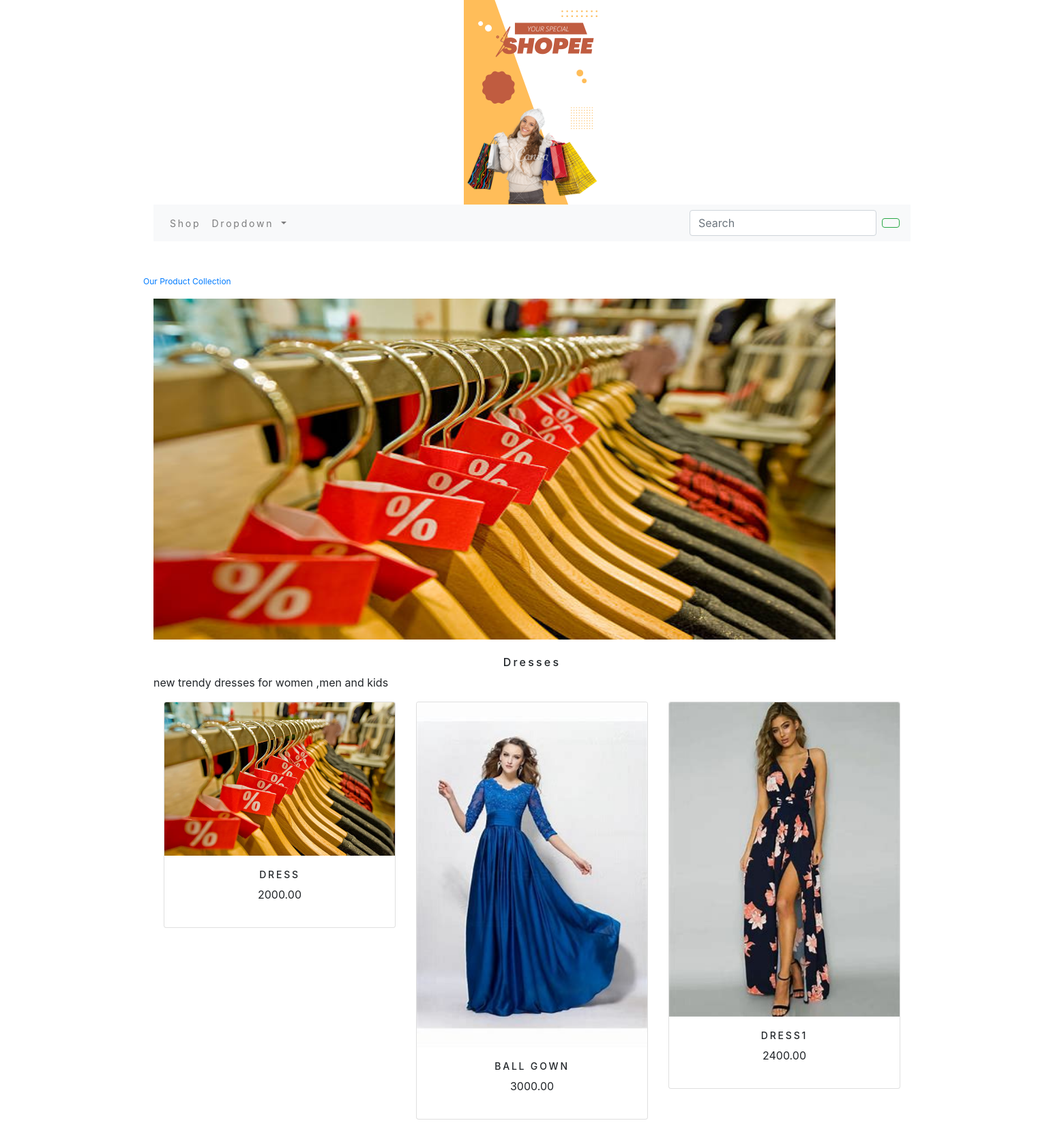
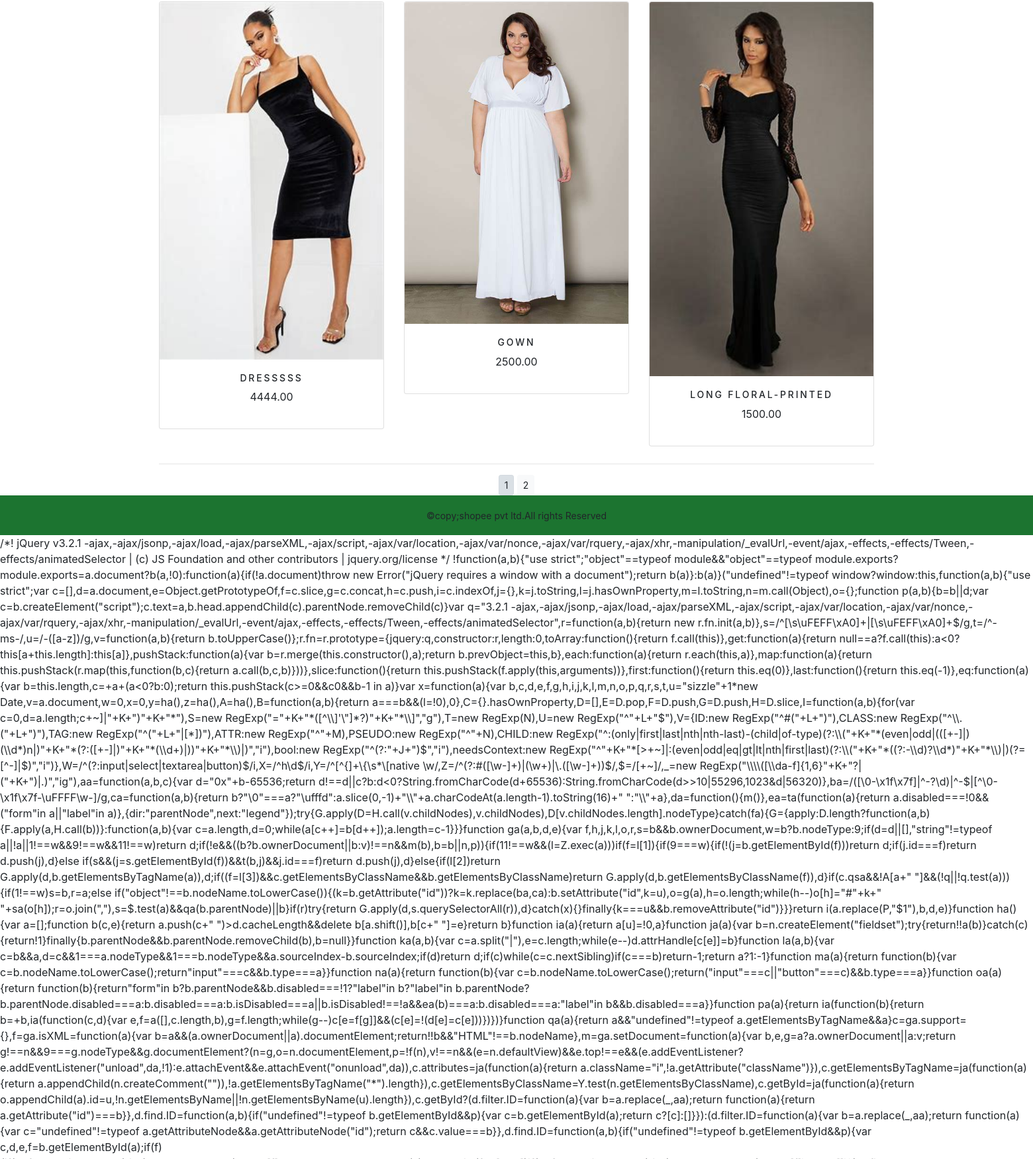
The app's page /shop/dresses/ (upper part) with its own data (2 pictures, top to bottom).
### ecoapp/models.py (models this page shows, shortened)
class Category(models.Model):
    name=models.CharField(max_length=100,unique=True)
    slug=models.SlugField(max_length=250,unique=True)
    description=models.TextField(blank=True)
    image=models.ImageField(upload_to='category',blank=True)
    class Meta:
        ordering=('name',)
        verbose_name='category'
        verbose_name_plural='categories'
    def get_url(self):
        return reverse('ecoapp:products_by_category',args=[self.slug])

class Product(models.Model):
    name = models.CharField(max_length=100, unique=True)
    slug = models.SlugField(max_length=250, unique=True)
    description = models.TextField(blank=True)
    image = models.ImageField(upload_to='product', blank=True)
    price=models.DecimalField(max_digits=10,decimal_places=2)
    category=models.ForeignKey(Category,on_delete=models.CASCADE)
    stock=models.IntegerField()
    available=models.BooleanField(default=True)
    created=models.DateTimeField(auto_now_add=True)
    updated=models.DateTimeField(auto_now=True)
    def get_url(self):
        return reverse('ecoapp:ProdutCategoryDetail',args=[self.category.slug,self.slug])
    class Meta:
        ordering = ('name',)
        verbose_name = 'product'
        verbose_name_plural = 'products'

### ecoapp/views.py (the view)
# urls.py: path('',views.allProCat,name="allProCat"),
def allProCat(request,c_slug=None):
    c_page=None
    products_list=None
    if c_slug != None:
        c_page=get_object_or_404(Category,slug=c_slug)
        products_list=Product.objects.all().filter(category=c_page,available=True)
    else:
        products_list = Product.objects.all().filter(available=True)
    paginator=Paginator(products_list,6)
    try:
        page=int(request.GET.get('page','1'))
    except:
        page=1
    try:
        products=paginator.page(page)
    except (EmptyPage,InvalidPage):
        products=paginator.page(paginator.num_pages)
    return render(request,"category.html",{'category':c_page,'products':products})

### templates/category.html (shortened to what this page needs)
{% extends 'base.html' %}
{% load static %}
{% block content %}
{% if category %}
    <div>
        <div class="row my_row_class">
            <div class="mx_auto">
               <p><a href="{% url 'ecoapp:allProCat' %}">Our Product Collection</a></p>
            </div>
        </div>
    </div>
{% endif %}
 <div class="mx_auto">
    {% if category %}
    <img src="{{ category.image.url }}" alt="{{ category.name }}"width="1000" height="500">
 </div>
        <br>
        <div>
        <h1 class="text-center my_title">{{ category.name }}</h1>
        <p class="text-justify">{{ category.description }}</p>
    </div>
    {% endif %}
    <div class="container">
         <div class="row mx_auto">
             {% for product in products.object_list %}
            <div class="my_bottom_margin col-9 col-sm-12 col-md-4 col-lg-4" >
                <div class="card text-center" style="min-width:18rem ">
                        <a href="{{ product.get_url }}"><img class="card-img-top my_image" src="{{ product.image.url }}" alt="{{product.name}}"></a>
                    <div class="card-body">
                          <h4>{{ product.name }}</h4>
                        <p>{{ product.price }}</p>
                    </div>
                 </div>
            </div>
        {% endfor %}
        </div>
    <div class="mx_auto">
        <hr>
        <div class="text-center">
            {% for pg in products.paginator.page_range %}
                <a href="?page={{ pg }}" class="btn btn-light btn-sm {% if products.number == pg %} active {% endif %}">{{ pg }}</a>
            {% endfor %}
        </div>
    </div>
    </div>
{% endblock %}

### templates/base.html (shortened to what this page needs)
{% load static %}
<!DOCTYPE html>
<html lang="en">
<head>
     <link rel="stylesheet" href="{% static 'css/coustom.css' %}">
    <link rel="stylesheet" href="{% static 'css/bootstrap.min.css' %}">
</head>
<body>
<div class="container">
{% include 'header.html' %}
{% include 'nav.html' %}
{% block content %}
{% endblock %}
</div>
{% include 'footer.html' %}
/*! jQuery v3.2.1 -ajax,-ajax/jsonp,-ajax/load,-ajax/parseXML,-ajax/script,-ajax/var/location,-ajax/var/nonce,-ajax/var/rquery,-ajax/xhr,-manipulation/_evalUrl,-event/ajax,-effects,-effects/Tween,-effects/animatedSelector | (c) JS Foundation and other contributors | jquery.org/license */
!function(a,b){"use strict";"object"==typeof module&&"object"==typeof module.exports?module.exports=a.document?b(a,!0):function(a){if(!a.document)throw new Error("jQuery requires a window with a document");return b(a)}:b(a)}("undefined"!=typeof window?window:this,function(a,b){"use strict";var c=[],d=a.document,e=Object.getPrototypeOf,f=c.slice,g=c.concat,h=c.push,i=c.indexOf,j={},k=j.toString,l=j.hasOwnProperty,m=l.toString,n=m.call(Object),o={};function p(a,b){b=b||d;var c=b.createElement("script");c.text=a,b.head.appendChild(c).parentNode.removeChild(c)}var q="3.2.1 -ajax,-ajax/jsonp,-ajax/load,-ajax/parseXML,-ajax/script,-ajax/var/location,-ajax/var/nonce,-ajax/var/rquery,-ajax/xhr,-manipulation/_evalUrl,-event/ajax,-effects,-effects/Tween,-effects/animatedSelector",r=function(a,b){return new r.fn.init(a,b)},s=/^[\s\uFEFF\xA0]+|[\s\uFEFF\xA0]+$/g,t=/^-ms-/,u=/-([a-z])/g,v=function(a,b){return b.toUpperCase()};r.fn=r.prototype={jquery:q,constructor:r,length:0,toArray:function(){return f.call(this)},get:function(a){return null==a?f.call(this):a<0?this[a+this.length]:this[a]},pushStack:function(a){var b=r.merge(this.constructor(),a);return b.prevObject=this,b},each:function(a){return r.each(this,a)},map:function(a){return this.pushStack(r.map(this,function(b,c){return a.call(b,c,b)}))},slice:function(){return this.pushStack(f.apply(this,arguments))},first:function(){return this.eq(0)},last:function(){return this.eq(-1)},eq:function(a){var b=this.length,c=+a+(a<0?b:0);return this.pushStack(c>=0&&c<b?[this[c]]:[])},end:function(){return this.prevObject||this.constructor()},push:h,sort:c.sort,splice:c.splice},r.extend=r.fn.extend=function(){var a,b,c,d,e,f,g=arguments[0]||{},h=1,i=arguments.length,j=!1;for("boolean"==typeof g&&(j=g,g=arguments[h]||{},h++),"object"==typeof g||r.isFunction(g)||(g={}),h===i&&(g=this,h--);h<i;h++)if(null!=(a=arguments[h]))for(b in a)c=g[b],d=a[b],g!==d&&(j&&d&&(r.isPlainObject(d)||(e=Array.isArray(d)))?(e?(e=!1,f=c&&Array.isArray(c)?c:[]):f=c&&r.isPlainObject(c)?c:{},g[b]=r.extend(j,f,d)):void 0!==d&&(g[b]=d));return g},r.extend({expando:"jQuery"+(q+Math.random()).replace(/\D/g,""),isReady:!0,error:function(a){throw new Error(a)},noop:function(){},isFunction:function(a){return"function"===r.type(a)},isWindow:function(a){return null!=a&&a===a.window},isNumeric:function(a){var b=r.type(a);return("number"===b||"string"===b)&&!isNaN(a-parseFloat(a))},isPlainObject:function(a){var b,c;return!(!a||"[object Object]"!==k.call(a))&&(!(b=e(a))||(c=l.call(b,"constructor")&&b.constructor,"function"==typeof c&&m.call(c)===n))},isEmptyObject:function(a){var b;for(b in a)return!1;return!0},type:function(a){return null==a?a+"":"object"==typeof a||"function"==typeof a?j[k.call(a)]||"object":typeof a},globalEval:function(a){p(a)},camelCase:function(a){return a.replace(t,"ms-").replace(u,v)},each:function(a,b){var c,d=0;if(w(a)){for(c=a.length;d<c;d++)if(b.call(a[d],d,a[d])===!1)break}else for(d in a)if(b.call(a[d],d,a[d])===!1)break;return a},trim:function(a){return null==a?"":(a+"").replace(s,"")},makeArray:function(a,b){var c=b||[];return null!=a&&(w(Object(a))?r.merge(c,"string"==typeof a?[a]:a):h.call(c,a)),c},inArray:function(a,b,c){return null==b?-1:i.call(b,a,c)},merge:function(a,b){for(var c=+b.length,d=0,e=a.length;d<c;d++)a[e++]=b[d];return a.length=e,a},grep:function(a,b,c){for(var d,e=[],f=0,g=a.length,h=!c;f<g;f++)d=!b(a[f],f),d!==h&&e.push(a[f]);return e},map:function(a,b,c){var d,e,f=0,h=[];if(w(a))for(d=a.length;f<d;f++)e=b(a[f],f,c),null!=e&&h.push(e);else for(f in a)e=b(a[f],f,c),null!=e&&h.push(e);return g.apply([],h)},guid:1,proxy:function(a,b){var c,d,e;if("string"==typeof b&&(c=a[b],b=a,a=c),r.isFunction(a))return d=f.call(arguments,2),e=function(){return a.apply(b||this,d.concat(f.call(arguments)))},e.guid=a.guid=a.guid||r.guid++,e},now:Date.now,support:o}),"function"==typeof Symbol&&(r.fn[Symbol.iterator]=c[Symbol.iterator]),r.each("Boolean Number String Function Array Date RegExp Object Error Symbol".split(" "),function(a,b){j["[object "+b+"]"]=b.toLowerCase()});function w(a){var b=!!a&&"length"in a&&a.length,c=r.type(a);return"function"!==c&&!r.isWindow(a)&&("array"===c||0===b||"number"==typeof b&&b>0&&b-1 in a)}var x=function(a){var b,c,d,e,f,g,h,i,j,k,l,m,n,o,p,q,r,s,t,u="sizzle"+1*new Date,v=a.document,w=0,x=0,y=ha(),z=ha(),A=ha(),B=function(a,b){return a===b&&(l=!0),0},C={}.hasOwnProperty,D=[],E=D.pop,F=D.push,G=D.push,H=D.slice,I=function(a,b){for(var c=0,d=a.length;c<d;c++)if(a[c]===b)return c;return-1},J="checked|selected|async|autofocus|autoplay|controls|defer|disabled|hidden|ismap|loop|multiple|open|readonly|required|scoped",K="[\\x20\\t\\r\\n\\f]",L="(?:\\\\.|[\\w-]|[^\0-\\xa0])+",M="\\["+K+"*("+L+")(?:"+K+"*([*^$|!~]?=)"+K+"*(?:'((?:\\\\.|[^\\\\'])*)'|\"((?:\\\\.|[^\\\\\"])*)\"|("+L+"))|)"+K+"*\\]",N=":("+L+")(?:\\((('((?:\\\\.|[^\\\\'])*)'|\"((?:\\\\.|[^\\\\\"])*)\")|((?:\\\\.|[^\\\\()[\\]]|"+M+")*)|.*)\\)|)",O=new RegExp(K+"+","g"),P=new RegExp("^"+K+"+|((?:^|[^\\\\])(?:\\\\.)*)"+K+"+$","g"),Q=new RegExp("^"+K+"*,"+K+"*"),R=new RegExp("^"+K+"*([>+~]|"+K+")"+K+"*"),S=new RegExp("="+K+"*([^\\]'\"]*?)"+K+"*\\]","g"),T=new RegExp(N),U=new RegExp("^"+L+"$"),V={ID:new RegExp("^#("+L+")"),CLASS:new RegExp("^\\.("+L+")"),TAG:new RegExp("^("+L+"|[*])"),ATTR:new RegExp("^"+M),PSEUDO:new RegExp("^"+N),CHILD:new RegExp("^:(only|first|last|nth|nth-last)-(child|of-type)(?:\\("+K+"*(even|odd|(([+-]|)(\\d*)n|)"+K+"*(?:([+-]|)"+K+"*(\\d+)|))"+K+"*\\)|)","i"),bool:new RegExp("^(?:"+J+")$","i"),needsContext:new RegExp("^"+K+"*[>+~]|:(even|odd|eq|gt|lt|nth|first|last)(?:\\("+K+"*((?:-\\d)?\\d*)"+K+"*\\)|)(?=[^-]|$)","i")},W=/^(?:input|select|textarea|button)$/i,X=/^h\d$/i,Y=/^[^{]+\{\s*\[native \w/,Z=/^(?:#([\w-]+)|(\w+)|\.([\w-]+))$/,$=/[+~]/,_=new RegExp("\\\\([\\da-f]{1,6}"+K+"?|("+K+")|.)","ig"),aa=function(a,b,c){var d="0x"+b-65536;return d!==d||c?b:d<0?String.fromCharCode(d+65536):String.fromCharCode(d>>10|55296,1023&d|56320)},ba=/([\0-\x1f\x7f]|^-?\d)|^-$|[^\0-\x1f\x7f-\uFFFF\w-]/g,ca=function(a,b){return b?"\0"===a?"\ufffd":a.slice(0,-1)+"\\"+a.charCodeAt(a.length-1).toString(16)+" ":"\\"+a},da=function(){m()},ea=ta(function(a){return a.disabled===!0&&("form"in a||"label"in a)},{dir:"parentNode",next:"legend"});try{G.apply(D=H.call(v.childNodes),v.childNodes),D[v.childNodes.length].nodeType}catch(fa){G={apply:D.length?function(a,b){F.apply(a,H.call(b))}:function(a,b){var c=a.length,d=0;while(a[c++]=b[d++]);a.length=c-1}}}function ga(a,b,d,e){var f,h,j,k,l,o,r,s=b&&b.ownerDocument,w=b?b.nodeType:9;if(d=d||[],"string"!=typeof a||!a||1!==w&&9!==w&&11!==w)return d;if(!e&&((b?b.ownerDocument||b:v)!==n&&m(b),b=b||n,p)){if(11!==w&&(l=Z.exec(a)))if(f=l[1]){if(9===w){if(!(j=b.getElementById(f)))return d;if(j.id===f)return d.push(j),d}else if(s&&(j=s.getElementById(f))&&t(b,j)&&j.id===f)return d.push(j),d}else{if(l[2])return G.apply(d,b.getElementsByTagName(a)),d;if((f=l[3])&&c.getElementsByClassName&&b.getElementsByClassName)return G.apply(d,b.getElementsByClassName(f)),d}if(c.qsa&&!A[a+" "]&&(!q||!q.test(a))){if(1!==w)s=b,r=a;else if("object"!==b.nodeName.toLowerCase()){(k=b.getAttribute("id"))?k=k.replace(ba,ca):b.setAttribute("id",k=u),o=g(a),h=o.length;while(h--)o[h]="#"+k+" "+sa(o[h]);r=o.join(","),s=$.test(a)&&qa(b.parentNode)||b}if(r)try{return G.apply(d,s.querySelectorAll(r)),d}catch(x){}finally{k===u&&b.removeAttribute("id")}}}return i(a.replace(P,"$1"),b,d,e)}function ha(){var a=[];function b(c,e){return a.push(c+" ")>d.cacheLength&&delete b[a.shift()],b[c+" "]=e}return b}function ia(a){return a[u]=!0,a}function ja(a){var b=n.createElement("fieldset");try{return!!a(b)}catch(c){return!1}finally{b.parentNode&&b.parentNode.removeChild(b),b=null}}function ka(a,b){var c=a.split("|"),e=c.length;while(e--)d.attrHandle[c[e]]=b}function la(a,b){var c=b&&a,d=c&&1===a.nodeType&&1===b.nodeType&&a.sourceIndex-b.sourceIndex;if(d)return d;if(c)while(c=c.nextSibling)if(c===b)return-1;return a?1:-1}function ma(a){return function(b){var c=b.nodeName.toLowerCase();return"input"===c&&b.type===a}}function na(a){return function(b){var c=b.nodeName.toLowerCase();return("input"===c||"button"===c)&&b.type===a}}function oa(a){return function(b){return"form"in b?b.parentNode&&b.disabled===!1?"label"in b?"label"in b.parentNode?b.parentNode.disabled===a:b.disabled===a:b.isDisabled===a||b.isDisabled!==!a&&ea(b)===a:b.disabled===a:"label"in b&&b.disabled===a}}function pa(a){return ia(function(b){return b=+b,ia(function(c,d){var e,f=a([],c.length,b),g=f.length;while(g--)c[e=f[g]]&&(c[e]=!(d[e]=c[e]))})})}function qa(a){return a&&"undefined"!=typeof a.getElementsByTagName&&a}c=ga.support={},f=ga.isXML=function(a){var b=a&&(a.ownerDocument||a).documentElement;return!!b&&"HTML"!==b.nodeName},m=ga.setDocument=function(a){var b,e,g=a?a.ownerDocument||a:v;return g!==n&&9===g.nodeType&&g.documentElement?(n=g,o=n.documentElement,p=!f(n),v!==n&&(e=n.defaultView)&&e.top!==e&&(e.addEventListener?e.addEventListener("unload",da,!1):e.attachEvent&&e.attachEvent("onunload",da)),c.attributes=ja(function(a){return a.className="i",!a.getAttribute("className")}),c.getElementsByTagName=ja(function(a){return a.appendChild(n.createComment("")),!a.getElementsByTagName("*").length}),c.getElementsByClassName=Y.test(n.getElementsByClassName),c.getById=ja(function(a){return o.appendChild(a).id=u,!n.getElementsByName||!n.getElementsByName(u).length}),c.getById?(d.filter.ID=function(a){var b=a.replace(_,aa);return function(a){return a.getAttribute("id")===b}},d.find.ID=function(a,b){if("undefined"!=typeof b.getElementById&&p){var c=b.getElementById(a);return c?[c]:[]}}):(d.filter.ID=function(a){var b=a.replace(_,aa);return function(a){var c="undefined"!=typeof a.getAttributeNode&&a.getAttributeNode("id");return c&&c.value===b}},d.find.ID=function(a,b){if("undefined"!=typeof b.getElementById&&p){var c,d,e,f=b.getElementById(a);if(f){if(c=f.getAttributeNode("id"),c&&c.value===a)return[f];e=b.getElementsByName(a),d=0;while(f=e[d++])if(c=f.getAttributeNode("id"),c&&c.value===a)return[f]}return[]}}),d.find.TAG=c.getElementsByTagName?function(a,b){return"undefined"!=typeof b.getElementsByTagName?b.getElementsByTagName(a):c.qsa?b.querySelectorAll(a):void 0}:function(a,b){var c,d=[],e=0,f=b.getElementsByTagName(a);if("*"===a){while(c=f[e++])1===c.nodeType&&d.push(c);return d}return f},d.find.CLASS=c.getElementsByClassName&&function(a,b){if("undefined"!=typeof b.getElementsByClassName&&p)return b.getElementsByClassName(a)},r=[],q=[],(c.qsa=Y.test(n.querySelectorAll))&&(ja(function(a){o.appendChild(a).innerHTML="
</html>

### templates/header.html
{% load static %}
<header>
    <center>
        <a href="{% url 'ecoapp:allProCat' %}"></a> <img src="{% static 'img/logo1.png' %}" alt="logimage" witdh="50px; height=50px;">
    </center>
</header>

### templates/nav.html (shortened to what this page needs)
<div class="navbar navbar-expand-lg navbar-light bg-light">
  <div class="collapse navbar-collapse" id="navbarSupportedContent">
    <ul class="navbar-nav mr-auto">
      <li class="nav-item">
        <a class="nav-link" href="#">Shop</a>
      </li>
     <li class="nav-item dropdown {% if 'ecoapp' in request.path %} active {% endif %}">
        <a class="nav-link dropdown-toggle" href="#" id="navbarDropdown" role="button" data-toggle="dropdown" aria-haspopup="true" aria-expanded="false">
          Dropdown
        </a>
      </li>
    </ul>
    <form class="form-inline my-2 my-lg-0" action="{% url 'searchapp:SearchResult' %}" method="get">
      <input class="form-control mr-sm-2" type="search" placeholder="Search"  name="q" aria-label="Search">
      <button class="btn btn-outline-success my-2 my-sm-0" type="submit"></button>
    </form>
  </div>
</div>

### templates/footer.html
<div class="footer navbar-fixed-bottom my_footer">
    <p class="text-center">&copy;copy;shopee pvt ltd.All rights Reserved</p class>
</div>

### records on screen
Category: image (picture), name "Dresses", description "new trendy dresses for women ,men and kids"
Product: image (picture), name "DRESS", price "2000.00"
Product: image (picture), name "BALL GOWN", price "3000.00"
Product: image (picture), name "DRESS1", price "2400.00"
Product: image (picture), name "DRESSSSS", price "4444.00"
Product: image (picture), name "GOWN", price "2500.00"
Product: image (picture), name "LONG FLORAL-PRINTED", price "1500.00"

### other values on screen
{{ pg }} "1" "2"
